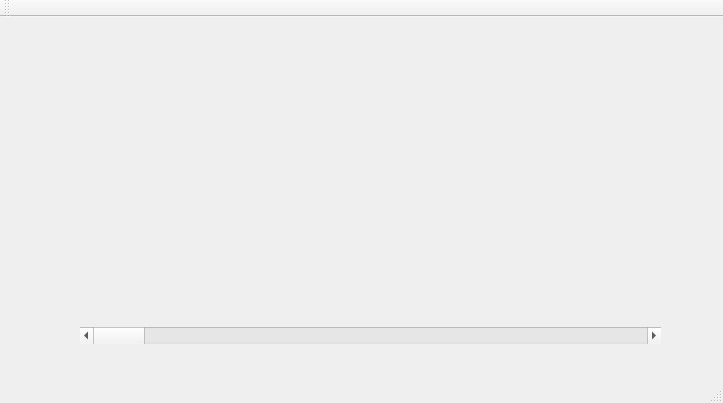
<?xml version="1.0" encoding="UTF-8"?>
<ui version="4.0">
 <class>ECGdisplay</class>
 <widget class="QMainWindow" name="ECGdisplay">
  <property name="geometry">
   <rect>
    <x>0</x>
    <y>0</y>
    <width>723</width>
    <height>403</height>
   </rect>
  </property>
  <property name="windowTitle">
   <string>ECGdisplay</string>
  </property>
  <widget class="QWidget" name="centralWidget">
   <widget class="QCustomPlot" name="plot" native="true">
    <property name="geometry">
     <rect>
      <x>80</x>
      <y>8</y>
      <width>581</width>
      <height>296</height>
     </rect>
    </property>
    <property name="sizePolicy">
     <sizepolicy hsizetype="Preferred" vsizetype="MinimumExpanding">
      <horstretch>0</horstretch>
      <verstretch>0</verstretch>
     </sizepolicy>
    </property>
   </widget>
   <widget class="QScrollBar" name="horizontalScrollBar">
    <property name="geometry">
     <rect>
      <x>80</x>
      <y>310</y>
      <width>581</width>
      <height>17</height>
     </rect>
    </property>
    <property name="tracking">
     <bool>true</bool>
    </property>
    <property name="orientation">
     <enum>Qt::Horizontal</enum>
    </property>
    <property name="invertedAppearance">
     <bool>false</bool>
    </property>
    <property name="invertedControls">
     <bool>false</bool>
    </property>
   </widget>
  </widget>
  <widget class="QMenuBar" name="menuBar">
   <property name="geometry">
    <rect>
     <x>0</x>
     <y>0</y>
     <width>723</width>
     <height>21</height>
    </rect>
   </property>
  </widget>
  <widget class="QToolBar" name="mainToolBar">
   <attribute name="toolBarArea">
    <enum>TopToolBarArea</enum>
   </attribute>
   <attribute name="toolBarBreak">
    <bool>false</bool>
   </attribute>
  </widget>
  <widget class="QStatusBar" name="statusBar"/>
 </widget>
 <layoutdefault spacing="6" margin="11"/>
 <customwidgets>
  <customwidget>
   <class>QCustomPlot</class>
   <extends>QWidget</extends>
   <header location="global">../../qcustomplot.h</header>
   <container>1</container>
  </customwidget>
 </customwidgets>
 <resources/>
 <connections/>
</ui>
